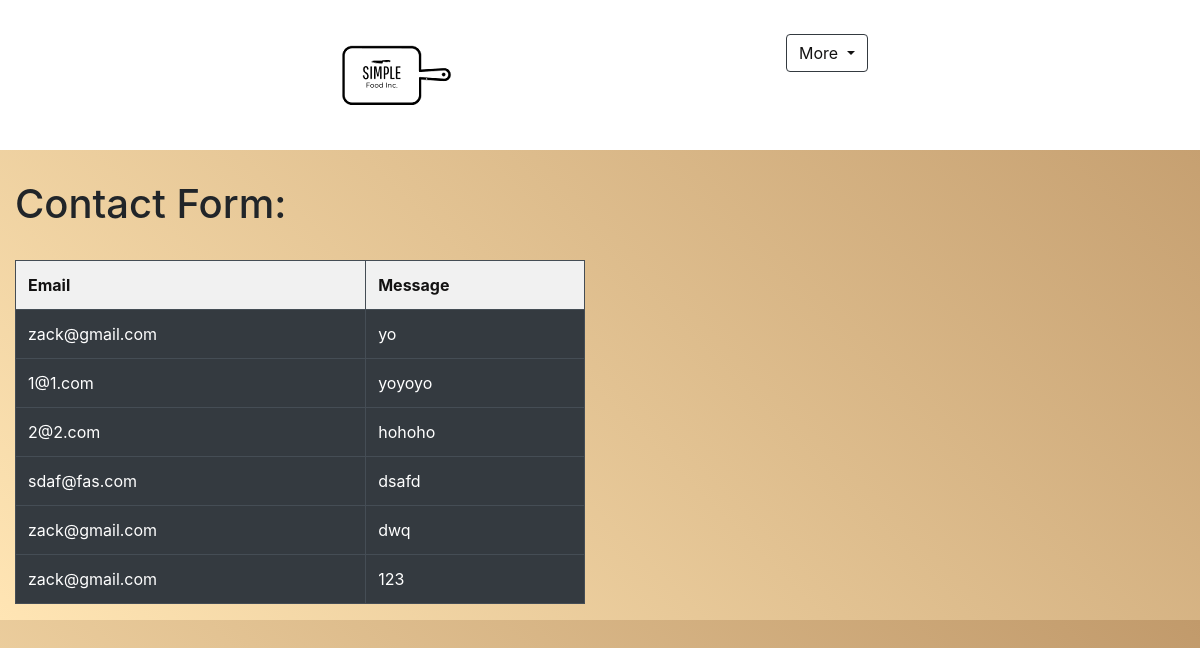
The page /contact.php on the database as committed earlier.
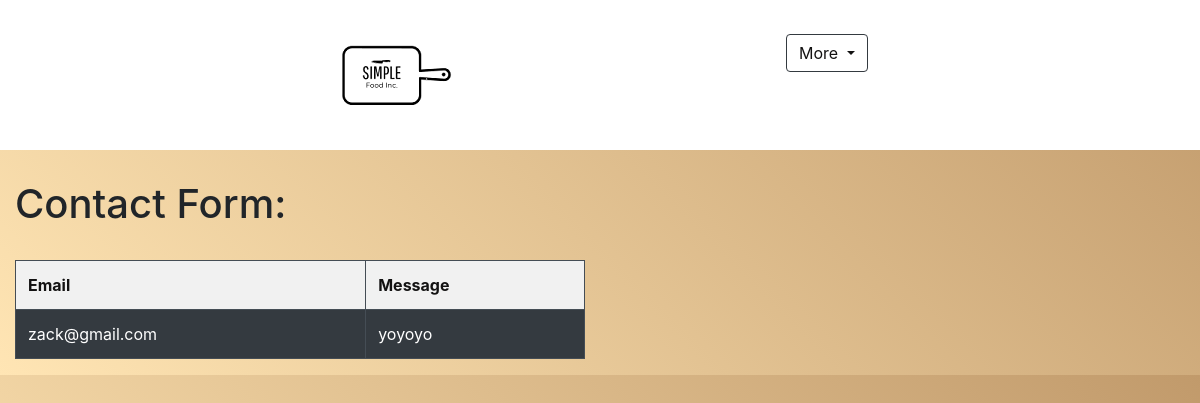
The same page on the database as committed later.
### tables this page shows
CREATE TABLE IF NOT EXISTS `contact` (
  `contact_id` int(11) NOT NULL AUTO_INCREMENT,
  `contact_email` varchar(255) NOT NULL,
  `contact_message` text NOT NULL,
  PRIMARY KEY (`contact_id`)
);

### contact.php (the view, shortened to what this page needs)
<!DOCTYPE html>
<html lang="en">
<head>
    <link rel="stylesheet" href="https://stackpath.bootstrapcdn.com/bootstrap/4.3.1/css/bootstrap.min.css">
</head>
<?php
        include "header.php";
?>
<body>
    <div class="container-fluid dash">
        <div class="row">
            <div class="col-6">
                <h1>Contact Form:</h1>
                <br>
                <table border="1" class="table table-dark">
                            <tr bgcolor="f1f1f1" style="color:#131212">
                                <th>Email</th>
                                <th>Message</th>
                            </tr>
                            <?php
                            include "conn.php";
                            $sql = "select * from contact";
                            $result = mysqli_query($conn, $sql);
                            while($rows = mysqli_fetch_array($result))
                            {
                                echo "<tr>";
                                echo "<td>".$rows['contact_email']."</td>";
                                echo "<td>".$rows['contact_message']."</td>";
                                echo "</tr>";
                            }
                        ?>
                </table>
            </div>
        </div>
    </div>
</body>
</html>

### header.php (shortened to what this page needs)
<!DOCTYPE html>
<html lang="en">
<head>
    <link rel="stylesheet" href="https://stackpath.bootstrapcdn.com/bootstrap/4.3.1/css/bootstrap.min.css">
</head>
<body>
    <div class="container-fluid fixed-top">
            <div class="row">
                <div class="col-6">
                <a href="admin.php">
                    <img class="navbar-logo" src="image/logo.png" alt="Simple Food Inc" width="150" height="150" class="txtlogo">
                </a>
                </div>
                <div class="col-6">
                <div class="dropdown">
                    <button class="btn btn-outline-dark dropdown-toggle btn-reg" type="button" id="dropdownMenuButton" data-toggle="dropdown" aria-haspopup="true" aria-expanded="false">
                        More
                    </button>
                </div>
                </div>
            </div>
        </div>
</body>
</html>

### contact.php (style rules this page uses)
body { background: linear-gradient(45deg, rgba(255,229,180,1) 0%, rgba(193,154,107,1) 100%); }
a { color: #131212; }
.dash { margin-top: 15%; }

### header.php (style rules this page uses)
.fixed-top { background-color: #fff; }
.btn-outline-dark { color: #131212; }
.navbar-logo { margin-left: 52%; }
.btn-reg { margin-left: 30%; margin-top: 6%; }
* { box-sizing: border-box; }
.row:after { content: ""; display: table; clear: both; }

Rows that differ between the two databases and show on the page:
removed contact: contact_email "1@1.com", contact_message "yoyoyo"
removed contact: contact_email "2@2.com", contact_message "hohoho"
removed contact: contact_email "sdaf@fas.com", contact_message "dsafd"
removed contact: contact_email "zack@gmail.com", contact_message "dwq"
removed contact: contact_email "zack@gmail.com", contact_message "123"
changed contact "zack@gmail.com": contact_message "yo" → "yoyoyo"
